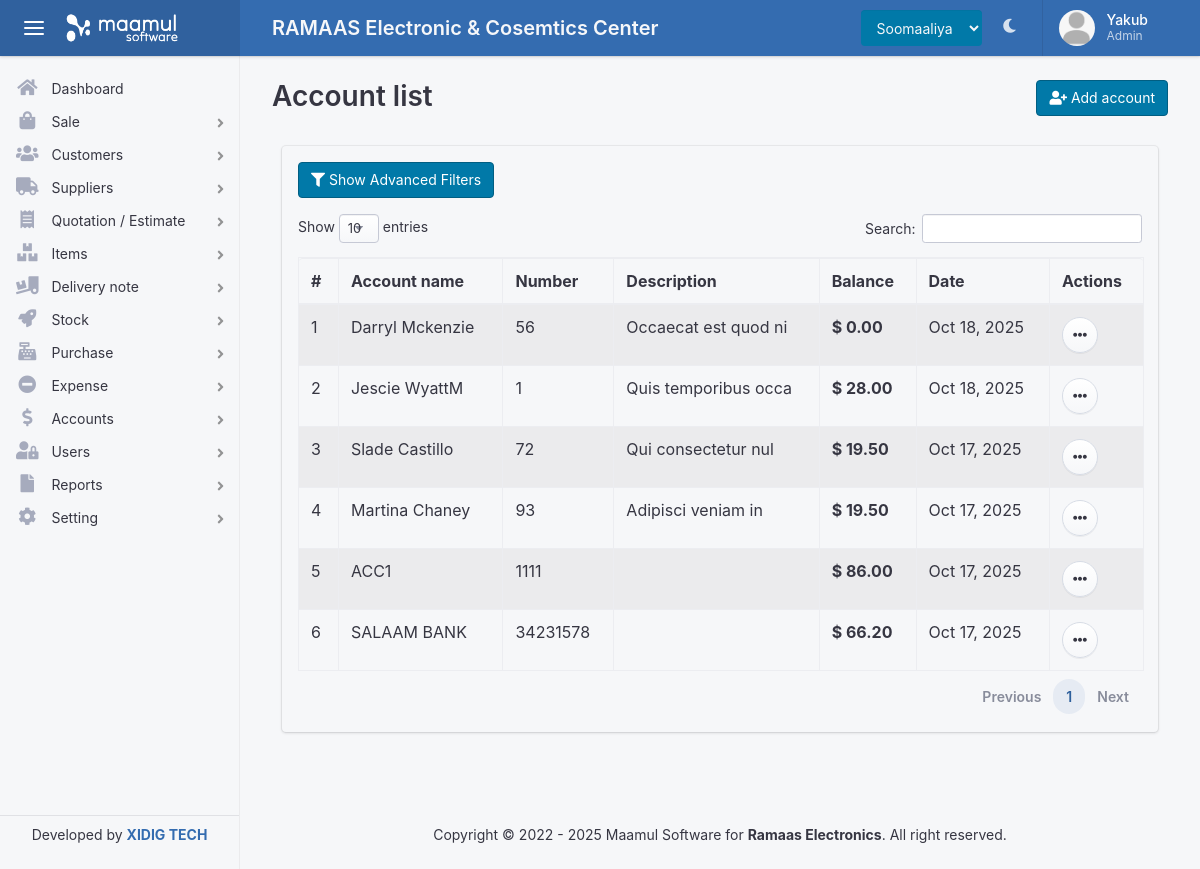
/account/list.php (signed in), run on the app's committed database.
### tables this page shows
CREATE TABLE `usergroup` (
  `group_id` int(11) NOT NULL,
  `group_name` varchar(50) DEFAULT NULL,
  `description` varchar(50) DEFAULT NULL,
  `warehouse` int(11) DEFAULT NULL,
  `created_date` datetime DEFAULT NULL,
  `created_by` int(11) DEFAULT NULL
);

CREATE TABLE `menu` (
  `menu_id` int(11) NOT NULL,
  `menu_name` varchar(50) DEFAULT NULL,
  `menu_icon` varchar(50) DEFAULT NULL,
  `has_sup_menu` int(11) DEFAULT NULL,
  `url` varchar(255) DEFAULT NULL,
  `sort_by` int(11) NOT NULL
);

CREATE TABLE `account` (
  `account_id` int(11) NOT NULL,
  `acc_ser` varchar(50) NOT NULL,
  `account_name` varchar(50) DEFAULT NULL,
  `account_number` varchar(50) DEFAULT NULL,
  `description` varchar(500) DEFAULT NULL,
  `reg_date` datetime DEFAULT NULL,
  `reg_by` int(11) DEFAULT NULL,
  `warehouse` int(11) DEFAULT NULL
);

### account/list.php (the view, shortened to what this page needs)
<?php $title = 'Account list';  include(ROOT_PATH . '/inc/header.php'); ?>
      <?php $menu = 'Koonto'  ?>
  <body>
    <div class="app">
      <?php include(ROOT_PATH .'/inc/nav.php'); ?>
      <?php include(ROOT_PATH . '/inc/sidebar.php'); ?>
      <main class="app-main">
        <div class="wrapper">
          <div class="page">
            <div class="page-inner">
              <header class="page-title-bar">
              <div class="row">
                <div class="col-md-6">
                  <h1 class="page-title"> Account list </h1>
                </div>
                <div class="col-md-6 text-right">
                    <a href="<?= BASE_URL ?>account/add" class="btn btn-info text-right"> <i class="fa fa-user-plus"></i> Add account </a>
                </div>
              </div>
              </header>
              <div class="page-section">
                <div class="section-block">
                  <div class="col-md-12">
                    <div class="card bg-light ">
                      <div class="card-body ">
                        <div class="row mb-3">
                          <div class="col-md-12">
                            <button type="button" id="btn_toggle_filters" class="btn btn-info">
                              <i class="fa fa-filter"></i> Show Advanced Filters
                            </button>
                          </div>
                        </div>
                        <table id="example1" class="table table-bordered  table-striped ">
                          <thead>
                            <tr>
                              <th>#</th>
                              <th>Account name</th>
                              <th>Number</th>
                              <th>Description</th>
                              <th>Balance</th>
                              <th>Date</th>
                              <th>Actions</th>
                            </tr>
                          </thead>
                          <tbody>
                            <?php
                              function get_balance($id, $date_from = null, $date_to = null){
                                global $con;
                                $date_filter = "";
                                $stmt = "SELECT SUM(pr_af_dis) FROM orders WHERE order_id IN (
                                          SELECT order_id FROM payment WHERE account = $id
                                        ) $date_filter";
                                $result = mysqli_query($con, $stmt);
                                $row = mysqli_fetch_array($result);
                                $sales_total = $row[0];
                                if(empty($sales_total)){$sales_total = 0;}
                                $expense_date_filter = str_replace('trans_date', 'reg_date', $date_filter);
                                $s = "SELECT SUM(amount) FROM expense WHERE account = $id $expense_date_filter";
                                $re = mysqli_query($con, $s);
                                $rw = mysqli_fetch_array($re);
                                $expense = $rw[0];
                                if(empty($expense)){$expense = 0;}
                                $total = $sales_total - $expense;
                                return number_format($total, 2, '.', ',');
                              }
                              $filter_date_from = isset($_GET['date_from']) ? $_GET['date_from'] : null;
                              $filter_date_to = isset($_GET['date_to']) ? $_GET['date_to'] : null;
                            ?>
                              <?php
                                $i = 0;
                                $stmt = "SELECT * FROM account ORDER by account_id DESC";
                                $result = mysqli_query($con, $stmt);
                                while($row = mysqli_fetch_assoc($result)){
                                    $i++;
                                    $id = $row['account_id'];
                                    $name = $row['account_name'];
                                    $num = $row['account_number'];
                                    $desc = $row['description'];
                                    $date = date("M d, Y", strtotime($row['reg_date']));
                                    $balance = get_balance($id, $filter_date_from, $filter_date_to);
                                    echo "
                                        <tr>
                                            <td>$i</td>
                                            <td>$name</td>
                                            <td>$num</td>
                                            <td>$desc </td>
                                            <td> <strong>$ $balance</strong> </td>
                                            <td>$date</td>
                                            <td>
                                                <div class='dropdown d-inline-block'>
                                                  <button class='btn btn-icon btn-secondary' data-toggle='dropdown' aria-expanded='false'><i class='fa fa-fw fa-ellipsis-h'></i></button>
                                                  <div class='dropdown-menu dropdown-menu-right' style=''>
                                                    <div class='dropdown-arrow'></div>
                                                    <button type='button' data-toggle='modal' data-target='#editAccModal' id='edit_acc' data-id='$id' class='dropdown-item'> <i class='fa fa-edit'></i> Edit Account</button>
                                                    <button type='button' class='dropdown-item btn-danger' id='del_acc' data-id='$id'><i class='fa fa-trash'></i> Delete Account</button>
                                                  </div>
                                                </div>
                                            </td>
                                        </tr>
                                    ";
                                }
                              ?>
                          </tbody>
                        </table>
                      </div>
                    </div>
                  </div>
                </div>
              </div>
            </div>
          </div>
        </div>
          <?php include(ROOT_PATH .'/inc/footer.php'); ?>
      </main>
    </div>
<?php include(ROOT_PATH .'/inc/footer_links.php'); ?>

### inc/header.php (shortened to what this page needs)
<!DOCTYPE html>
<html lang="en">
<head>
    <link rel="stylesheet" href="<?= BASE_URL ?>assets/vendor/open-iconic/font/css/open-iconic-bootstrap.min.css">
    <link rel="stylesheet" href="<?= BASE_URL ?>assets/vendor/%40fortawesome/fontawesome-free/css/all.min.css">
    <link rel="stylesheet" href="<?= BASE_URL ?>assets/vendor/flatpickr/flatpickr.min.css">
    <link rel="stylesheet" href="<?= BASE_URL ?>assets/stylesheets/theme.min.css" data-skin="default">
    <link rel="stylesheet" href="<?= BASE_URL ?>assets/stylesheets/theme-dark.min.css" data-skin="dark">
    <link rel="stylesheet" href="<?= BASE_URL ?>assets/stylesheets/custom.css">
    <link rel="stylesheet" href="<?= BASE_URL ?>assets/vendor/bootstrap-select/css/bootstrap-select.min.css">
    <link rel="stylesheet" href="<?= BASE_URL ?>assets/vendor/datatables-bs4/css/dataTables.bootstrap4.min.css">
    <link rel="stylesheet" href="<?= BASE_URL ?>assets/vendor/datatables-responsive/css/responsive.bootstrap4.min.css">
    <link rel="stylesheet" href="<?= BASE_URL ?>assets/sweetalert2-theme-bootstrap-4/bootstrap-4.min.css">
    <link rel="stylesheet" href="<?= BASE_URL ?>assets/toastr/toastr.min.css">
    <link rel="stylesheet" href="<?= BASE_URL ?>assets/toastr/toastr.min.css">
    <link rel="stylesheet" href="<?= BASE_URL ?>assets/css/session-timeout.css">
  </head>

### inc/nav.php (shortened to what this page needs)
<header class="app-header app-header-dark">
        <div class="top-bar">
          <div class="top-bar-brand">
            <button class="hamburger hamburger-squeeze mr-2" type="button" data-toggle="aside-menu" aria-label="toggle aside menu"><span class="hamburger-box"><span class="hamburger-inner"></span></span></button>
            <a href="<?= BASE_URL ?>">
                <img src="<?= BASE_URL ?>assets/images/logo/logo.png" height='40' alt="">
            </a>
          </div>
          <div class="top-bar-list">
            <div class="top-bar-item top-bar-item-full">
              <h5 class=' w-100 text-light my-1 '>RAMAAS Electronic & Cosemtics Center</h5>
            </div>
            <div class="top-bar-item top-bar-item-right px-0 d-none d-sm-flex">
              <ul class="header-nav nav">
                <div class="nav-item ">
                  <select name="" id="" class="form-control bg-info text-light " style='border:0;'>
                    <option value="English">Soomaaliya</option>
                  </select>
                </div>
                <li class="nav-item dropdown header-nav-dropdown ">
                  <a class="nav-link" data-toggle="skin" href="#"   ><span class="fas fa-moon ml-1"></span></a>
                </li>
              </ul>
              <div class="dropdown d-none d-md-flex">
                <button class="btn-account" type="button" data-toggle="dropdown" aria-haspopup="true" aria-expanded="false"><span class="user-avatar user-avatar-md"><img src="<?= BASE_URL ?>assets/images/<?php if(empty($_SESSION['profile'])){echo 'profile.png';}else{ echo $_SESSION['profile'];}  ?>" alt=""></span> <span class="account-summary pr-lg-4 d-none d-lg-block"><span class="account-name"><?=$_SESSION['fname'] ?></span> <span class="account-description"><?php echo get_role(); ?></span></span></button>
              </div>
            </div>
          </div>
        </div>
      </header>
  <?php
    function get_role(){
      global $con;
      $id = $_SESSION['uid'];
      $stmt = "SELECT * FROM usergroup WHERE group_id in (SELECT usergroup FROM users WHERE userid = $id)";
      $result = mysqli_query($con, $stmt);
      $row = mysqli_fetch_assoc($result);
      echo $row['group_name'];
    }
  ?>

### inc/sidebar.php (shortened to what this page needs)
<aside class="app-aside app-aside-expand-md app-aside-light">
        <div class="aside-content">
          <div class="aside-menu overflow-hidden">
            <nav id="stacked-menu" class="stacked-menu">
              <ul class="menu">
                <li class="menu-item  <?php if(isset($menu) && $menu == 'Dashboard') {echo 'has-active'; }else{ echo '';} ?>">
                  <a href="<?= BASE_URL ?>" class="menu-link"><span class="menu-icon fas fa-home"></span> <span class="menu-text">Dashboard</span></a>
                </li>
                <?php
                  $groupid = $_SESSION['usergroup'];
                  $stmt = "SELECT * from menu WHERE menu_id in (SELECT menu_id FROM submenu WHERE submenu_id IN(
                  SELECT sub_menu_id FROM previlage WHERE group_id = $groupid)) ORDER BY sort_by ASC";
                  $result = mysqli_query($con, $stmt);
                  while($row = mysqli_fetch_assoc($result)){
                    $name = $row['menu_name'];
                    $icon = $row['menu_icon'];
                   if(isset($menu) && $menu == $name) { $is_active = 'has-active'; } else { $is_active = '';}
                    echo "
                    <li class='menu-item  has-child $is_active'>
                      <a href='#' class='menu-link'><span class='$icon'></span> <span class='menu-text'>$name</span></a>
                      <ul class='menu'>  ";
                        echo "
                        </ul>
                        </li>
                        ";
                  }
                ?>
              </ul>
            </nav>
          </div>
          <footer class="aside-footer border-top p-2">
            <p href="" class="text-center"> Developed by <strong> <a href="xidigtech.com">XIDIG TECH</a> </strong> </p>
          </footer>
        </div>
      </aside>

### inc/footer.php
<footer class="app-footer">
          <div class="copyright"> Copyright © 2022 - <?= date('Y') ?> Maamul Software for <strong>Ramaas Electronics</strong>. All right reserved. </div>
</footer>

### inc/footer_links.php (shortened to what this page needs)
  </body>
</html>

### data on the page
usergroup: group_name "Admin"
menu: menu_name "Sale"
menu: menu_name "Customers"
menu: menu_name "Suppliers"
menu: menu_name "Quotation / Estimate"
menu: menu_name "Items"
menu: menu_name "Delivery note"
menu: menu_name "Stock"
menu: menu_name "Purchase"
menu: menu_name "Expense"
menu: menu_name "Accounts"
menu: menu_name "Users"
menu: menu_name "Reports"
menu: menu_name "Setting"
account: account_name "Darryl Mckenzie", account_number "56", description "Occaecat est quod ni", balance "0.00", reg_date "Oct 18, 2025"
account: account_name "Jescie WyattM", account_number "1", description "Quis temporibus occa", balance "28.00", reg_date "Oct 18, 2025"
account: account_name "Slade Castillo", account_number "72", description "Qui consectetur nul", balance "19.50", reg_date "Oct 17, 2025"
account: account_name "Martina Chaney", account_number "93", description "Adipisci veniam in", balance "19.50", reg_date "Oct 17, 2025"
account: account_name "ACC1", account_number "1111", balance "86.00", reg_date "Oct 17, 2025"
account: account_name "SALAAM BANK", account_number "34231578", balance "66.20", reg_date "Oct 17, 2025"

### other printed values
$_SESSION['fname'] "Yakub"
